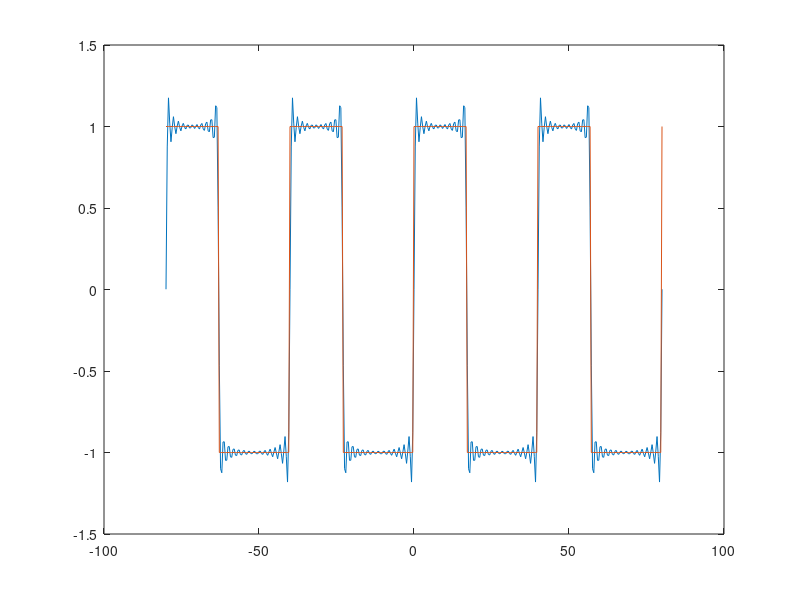
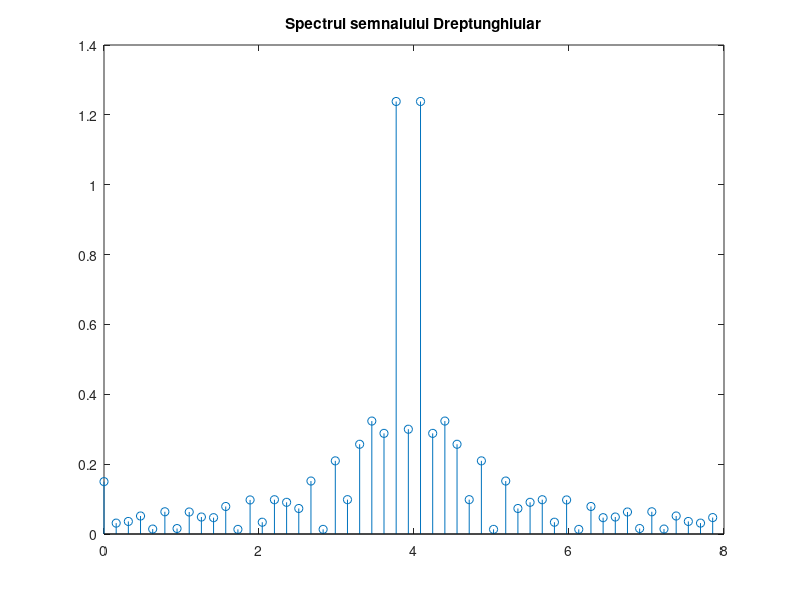

Recreate these plots in MATLAB, in order.
P = 40;
D = 23;
N = 50;
dutyCicle = 42.5;
w0 = 2 * pi / P;

%pasul de esantionare
pas = P / 100;  
t = -2 * P : pas : 2 * P;

%Vector de coeficienti SFC
coeficienti = zeros(1,N);
%Vector de coeficienti SFA
A = zeros(1,N); 

%Semnalul initial 
Semnal_Dreptunghiular = square( w0 * t, dutyCicle); 
%Semnal descompus in SFC
Semnal_Initial = @(t,k) square( w0 * t, dutyCicle).*exp( -1j * k * w0 * t); 
Semnal_Reconstruit = 0;
componenta_continua = (1 / P) * integral(@(t) Semnal_Initial(t,0),0,P);

%Se calculeaza coeficientii SFC si se reconstruieste semnalul prin
%insumarea termenilor
for k = 1:1:50
    coeficienti(k) = (1 / P) * integral(@(t) Semnal_Initial(t,k - 25 ),0,P);
    Semnal_Reconstruit = Semnal_Reconstruit + coeficienti(k) * exp( 1j * (k - 25) * w0 * t);
end

A(1) = abs(componenta_continua);

%Se calculeaza coeficientii SFA(reprezinta amplitudinile din spectru)
for k = 1:N
      A(k+1) = 2 * abs(coeficienti(k)); 
end

figure(1);
plot(t, Semnal_Reconstruit, t, Semnal_Dreptunghiular);
figure(2);
%Se reprezinta A in functie de numarul coeficientului * frecventa fundamentala
stem([0:N] * w0, A), title('Spectrul semnalului Dreptunghiular');
